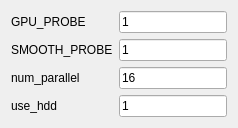
         <widget class="QWidget" name="tab_advanced">
          <attribute name="title">
           <string>Advanced</string>
          </attribute>
          <layout class="QFormLayout" name="formLayout">
           <item row="0" column="0">
            <widget class="QLabel" name="label_42">
             <property name="text">
              <string>GPU_PROBE</string>
             </property>
            </widget>
           </item>
           <item row="1" column="0">
            <widget class="QLabel" name="label_43">
             <property name="text">
              <string>SMOOTH_PROBE</string>
             </property>
            </widget>
           </item>
           <item row="2" column="0">
            <widget class="QLabel" name="label_44">
             <property name="text">
              <string>num_parallel</string>
             </property>
            </widget>
           </item>
           <item row="3" column="0">
            <widget class="QLabel" name="label_45">
             <property name="text">
              <string>use_hdd</string>
             </property>
            </widget>
           </item>
           <item row="0" column="1">
            <widget class="QLineEdit" name="lineEdit_GPU_PROBE">
             <property name="inputMask">
              <string>D00</string>
             </property>
             <property name="text">
              <string>1</string>
             </property>
            </widget>
           </item>
           <item row="1" column="1">
            <widget class="QLineEdit" name="lineEdit_SMOOTH_PROBE">
             <property name="inputMask">
              <string>D00</string>
             </property>
             <property name="text">
              <string>1</string>
             </property>
            </widget>
           </item>
           <item row="2" column="1">
            <widget class="QLineEdit" name="lineEdit_num_parallel">
             <property name="inputMask">
              <string>D00</string>
             </property>
             <property name="text">
              <string>16</string>
             </property>
            </widget>
           </item>
           <item row="3" column="1">
            <widget class="QLineEdit" name="lineEdit_use_hdd">
             <property name="inputMask">
              <string>B</string>
             </property>
             <property name="text">
              <string>1</string>
             </property>
            </widget>
           </item>
          </layout>
         </widget>
